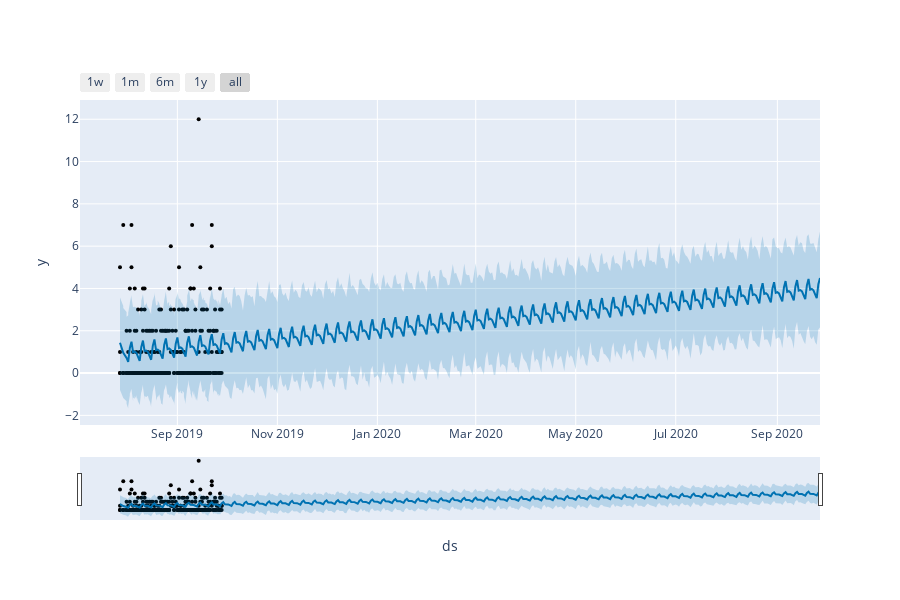

The notebook cell this image was saved under:
### Code cell
from fbprophet.plot import plot_plotly, plot_components_plotly

plot_plotly(m, forecast)

### Figure 1 — Plotly figure (JSON) as saved in the notebook; plotly's stock layout.template omitted (floating-point values rounded to 4 significant figures; data arrays with more than 128 entries replaced by an {"elided": "..."} marker saying what was removed)
{"data": [{"marker": {"color": "black", "size": 4}, "mode": "markers", "name": "Actual", "type": "scatter", "x": {"elided": "231 str values"}, "y": {"elided": "231 int values"}}, {"hoverinfo": "skip", "line": {"width": 0}, "mode": "lines", "type": "scatter", "x": {"elided": "596 str values"}, "y": {"elided": "596 float values"}}, {"fill": "tonexty", "fillcolor": "rgba(0, 114, 178, 0.2)", "line": {"color": "#0072B2", "width": 2}, "mode": "lines", "name": "Predicted", "type": "scatter", "x": {"elided": "596 str values"}, "y": {"elided": "596 float values"}}, {"fill": "tonexty", "fillcolor": "rgba(0, 114, 178, 0.2)", "hoverinfo": "skip", "line": {"width": 0}, "mode": "lines", "type": "scatter", "x": {"elided": "596 str values"}, "y": {"elided": "596 float values"}}], "layout": {"height": 600, "showlegend": false, "width": 900, "xaxis": {"rangeselector": {"buttons": [{"count": 7, "label": "1w", "step": "day", "stepmode": "backward"}, {"count": 1, "label": "1m", "step": "month", "stepmode": "backward"}, {"count": 6, "label": "6m", "step": "month", "stepmode": "backward"}, {"count": 1, "label": "1y", "step": "year", "stepmode": "backward"}, {"step": "all"}]}, "rangeslider": {"visible": true}, "title": {"text": "ds"}, "type": "date"}, "yaxis": {"title": {"text": "y"}}}}
